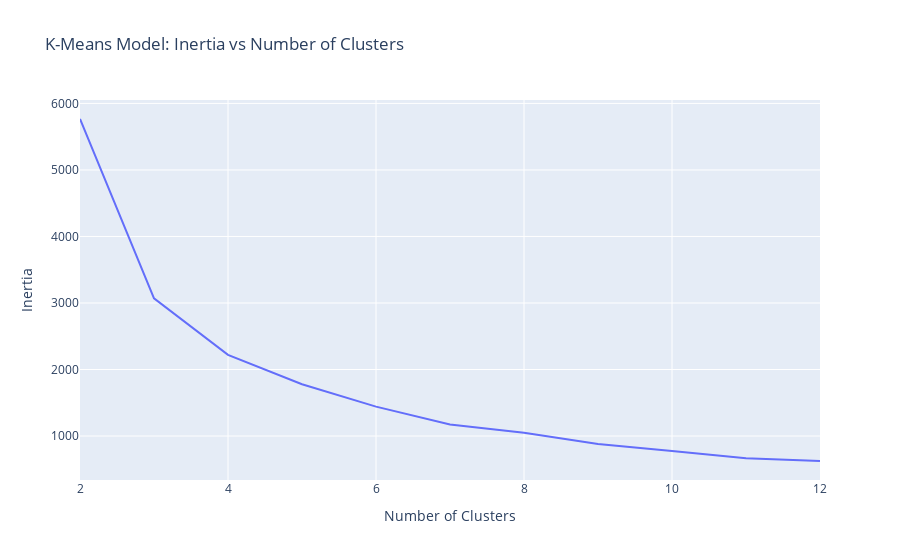

Here is the notebook cell this chart was saved with:
### Markdown cell above
**Evaluating Inertia: The Elbow Method**

One way to determine the best `k` is the "elbow method." We'll plot the inertia scores for each value of `k`. The "elbow" of the curve—the point where the rate of decrease in inertia slows down—suggests the optimal number of clusters.

### Code cell
import plotly.express as px

fig = px.line(
    x=n_clusters,
    y=inertia_errors,
    title="K-Means Model: Inertia vs Number of Clusters",
    line_shape="linear",  # optional for smoother style: 'spline'
)


# Axis titles
fig.update_layout(
    xaxis_title="Number of Clusters",
    yaxis_title="Inertia"
)

fig.show()

### Figure 1 — Plotly figure (JSON) as saved in the notebook; plotly's stock layout.template omitted (floating-point values rounded to 4 significant figures)
{"data": [{"hovertemplate": "x=%{x}<br>y=%{y}<extra></extra>", "legendgroup": "", "line": {"color": "#636efa", "dash": "solid", "shape": "linear"}, "marker": {"symbol": "circle"}, "mode": "lines", "name": "", "orientation": "v", "showlegend": false, "type": "scatter", "x": [2, 3, 4, 5, 6, 7, 8, 9, 10, 11, 12], "xaxis": "x", "y": [5766.0, 3070.0, 2220.0, 1777.0, 1442.0, 1173.0, 1051.0, 881.7, 774.6, 666.0, 624.4], "yaxis": "y"}], "layout": {"legend": {"tracegroupgap": 0}, "title": {"text": "K-Means Model: Inertia vs Number of Clusters"}, "xaxis": {"anchor": "y", "domain": [0, 1], "title": {"text": "Number of Clusters"}}, "yaxis": {"anchor": "x", "domain": [0, 1], "title": {"text": "Inertia"}}}}
